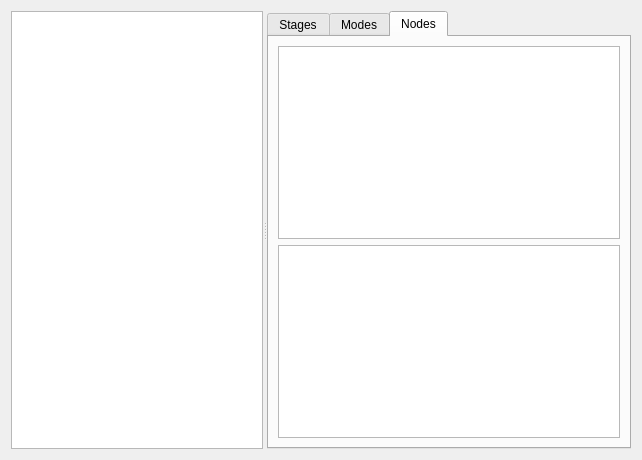
<?xml version="1.0" encoding="UTF-8"?>
<ui version="4.0">
 <class>EditorWidget</class>
 <widget class="QWidget" name="EditorWidget">
  <property name="windowTitle">
   <string>Form</string>
  </property>
  <layout class="QGridLayout" name="gridLayout_2">
   <item row="0" column="0">
    <widget class="QSplitter" name="splitter">
     <property name="focusPolicy">
      <enum>Qt::ClickFocus</enum>
     </property>
     <property name="orientation">
      <enum>Qt::Horizontal</enum>
     </property>
     <widget class="piper::View" name="view">
      <property name="sizePolicy">
       <sizepolicy hsizetype="Expanding" vsizetype="Expanding">
        <horstretch>1</horstretch>
        <verstretch>0</verstretch>
       </sizepolicy>
      </property>
      <property name="renderHints">
       <set>QPainter::Antialiasing|QPainter::HighQualityAntialiasing|QPainter::NonCosmeticDefaultPen|QPainter::SmoothPixmapTransform|QPainter::TextAntialiasing</set>
      </property>
      <property name="viewportUpdateMode">
       <enum>QGraphicsView::FullViewportUpdate</enum>
      </property>
     </widget>
     <widget class="QTabWidget" name="tabWidget_2">
      <property name="currentIndex">
       <number>2</number>
      </property>
      <widget class="QWidget" name="tab_7">
       <attribute name="title">
        <string>Stages</string>
       </attribute>
       <layout class="QGridLayout" name="gridLayout_3">
        <item row="0" column="1" rowspan="4">
         <widget class="QListView" name="stages">
          <property name="editTriggers">
           <set>QAbstractItemView::NoEditTriggers</set>
          </property>
          <property name="tabKeyNavigation">
           <bool>true</bool>
          </property>
          <property name="dragEnabled">
           <bool>true</bool>
          </property>
         </widget>
        </item>
        <item row="1" column="0">
         <widget class="QPushButton" name="stage_rm">
          <property name="text">
           <string>Rm</string>
          </property>
         </widget>
        </item>
        <item row="0" column="0">
         <widget class="QPushButton" name="stage_add">
          <property name="text">
           <string>Add</string>
          </property>
         </widget>
        </item>
        <item row="2" column="0">
         <widget class="QPushButton" name="stage_color">
          <property name="text">
           <string>Color</string>
          </property>
         </widget>
        </item>
       </layout>
      </widget>
      <widget class="QWidget" name="tab_9">
       <attribute name="title">
        <string>Modes</string>
       </attribute>
       <layout class="QGridLayout" name="gridLayout_16">
        <item row="1" column="0">
         <widget class="QPushButton" name="mode_add">
          <property name="text">
           <string>Add</string>
          </property>
         </widget>
        </item>
        <item row="2" column="0">
         <widget class="QPushButton" name="mode_rm">
          <property name="text">
           <string>Rm</string>
          </property>
         </widget>
        </item>
        <item row="1" column="1" rowspan="3">
         <widget class="QListView" name="modes"/>
        </item>
       </layout>
      </widget>
      <widget class="QWidget" name="tab_8">
       <attribute name="title">
        <string>Nodes</string>
       </attribute>
       <layout class="QGridLayout" name="gridLayout_14">
        <item row="0" column="0">
         <layout class="QGridLayout" name="gridLayout_15">
          <item row="1" column="1">
           <widget class="QTreeView" name="nodeProperty"/>
          </item>
          <item row="0" column="1">
           <widget class="QListView" name="nodes"/>
          </item>
         </layout>
        </item>
       </layout>
      </widget>
     </widget>
    </widget>
   </item>
  </layout>
 </widget>
 <customwidgets>
  <customwidget>
   <class>piper::View</class>
   <extends>QGraphicsView</extends>
   <header>View.h</header>
  </customwidget>
 </customwidgets>
 <resources/>
 <connections/>
</ui>
